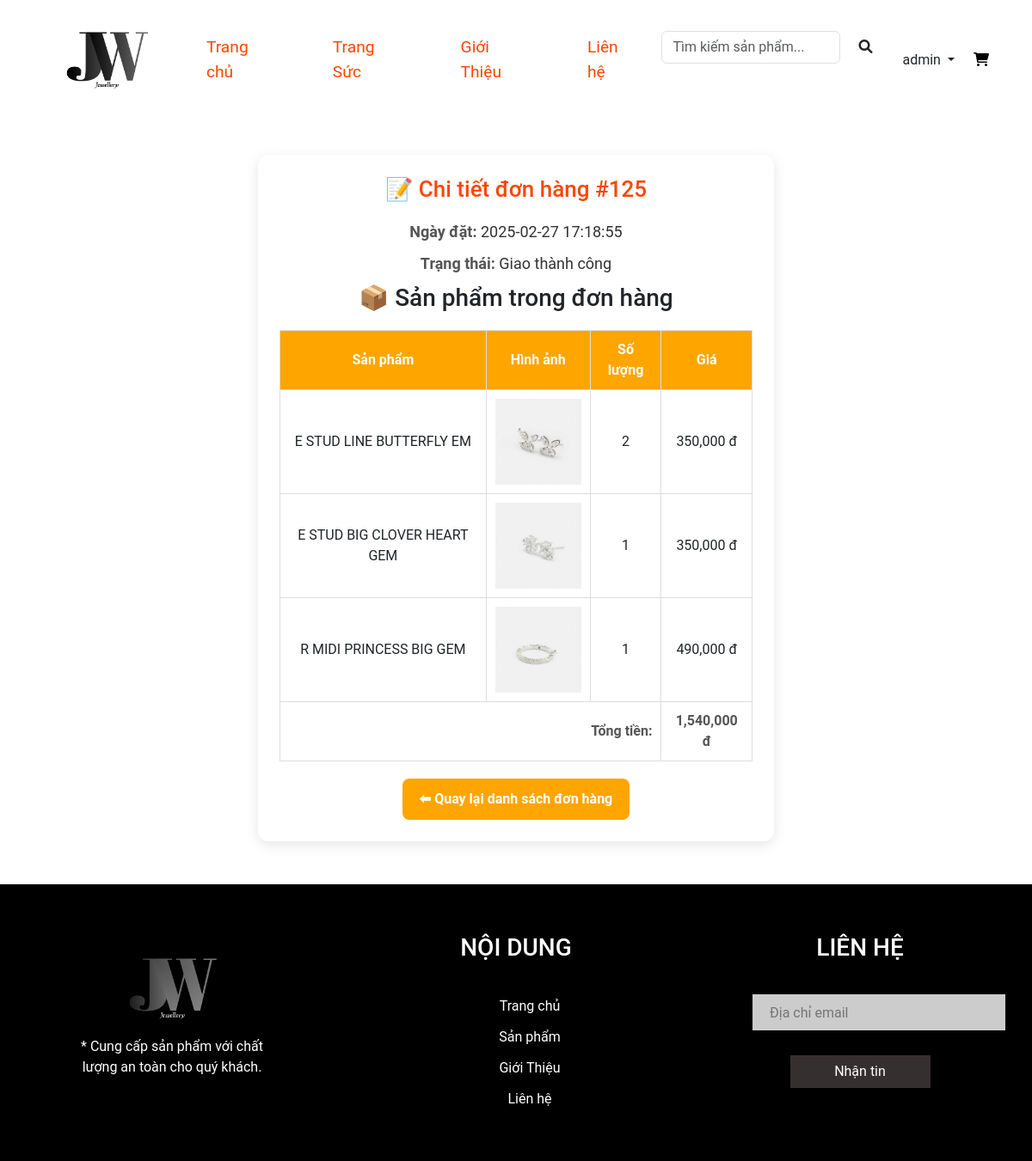
Screenshot of /don-hang/chi-tiet/125 (signed in) with the database file from the repository.
### tables this page shows
CREATE TABLE `donhang` (
  `id` int NOT NULL,
  `ngaydat` datetime NOT NULL DEFAULT CURRENT_TIMESTAMP,
  `soluongSP` int NOT NULL,
  `tongtien` int NOT NULL,
  `magg` varchar(50) DEFAULT NULL,
  `trangthai` set('Chờ xác nhận','Đang giao hàng','Giao thành công','Đơn bị hủy') NOT NULL DEFAULT 'Chờ xác nhận',
  `id_user` int NOT NULL
);

CREATE TABLE `chitietdonhang` (
  `id` int NOT NULL,
  `id_dh` int NOT NULL,
  `id_sp` int NOT NULL,
  `soluong` int NOT NULL,
  `giaban` decimal(10,0) NOT NULL
);

CREATE TABLE `sanpham` (
  `id` int NOT NULL,
  `ten` varchar(100) NOT NULL,
  `hinh` varchar(400) NOT NULL,
  `gia` varchar(50) NOT NULL,
  `sale` varchar(50) NOT NULL,
  `mota` varchar(1000) NOT NULL,
  `ngaydang` date NOT NULL,
  `id_dm` int NOT NULL
);

### src/Framework/Viewer.php (called while the page is built, shortened)
<?php
class Viewer
{
  public function render(string $template, array $data = []): string
  {
    extract($data, EXTR_SKIP);
    require "views/$template";
    return ob_get_clean();
  }
}

### index.php (called while the page is built, shortened)
<?php
include_once "./views/layout-header.php";
$router = new Router();
$router->add("/", ["controller" => "home", "action" => "index"]);
$router->add("/trang-suc", ["controller" => "products", "action" => "index"]);
$router->add("/trang-suc/tim-kiem", ["controller" => "products", "action" => "search"]);
$router->add("/trang-suc/danh-muc/{id:\d+}", ["controller" => "products", "action" => "index"]);
$router->add("/trang-suc/chi-tiet/{id:\d+}", ["controller" => "products", "action" => "detail"]);
$router->add("/gioi-thieu", ["controller" => "home", "action" => "about"]);
$router->add("/lien-he", ["controller" => "home", "action" => "contact"]);
$router->add("/gio-hang", ["controller" => "carts", "action" => "index"]);
$router->add("/gio-hang/check-out", ["controller" => "carts", "action" => "checkout"]);
$router->add("/gio-hang/add/{id:\d+}", ["controller" => "carts", "action" => "addToCart"]);
$router->add("/gio-hang/xoa/{id:\d+}", ["controller" => "carts", "action" => "removeFromCart"]);
$router->add("/don-hang", ["controller" => "orders", "action" => "index"]);
$router->add("/don-hang/chi-tiet/{id:\d+}", ["controller" => "orders", "action" => "detail"]);
$router->add("/don-hang/huy/{id:\d+}", ["controller" => "orders", "action" => "cancel"]);
$router->add("/dang-nhap", ["controller" => "users", "action" => "login"]);
$router->add("/dang-ky", ["controller" => "users", "action" => "register"]);
$router->add("/dang-xuat", ["controller" => "users", "action" => "logout"]);
$router->add("/admin", ["controller" => "admins", "action" => "index"]);
$router->add("/admin-pro", ["controller" => "products", "action" => "adminPro"]);
$router->add("/admin-add-pro", ["controller" => "products", "action" => "adminAddPro"]);
$router->add("/admin-edit-pro/{id:\d+}", ["controller" => "products", "action" => "adminEditPro"]);
$router->add("/admin-delete-pro/{id:\d+}", ["controller" => "products", "action" => "deleteP"]);
$router->add("/admin-cate", ["controller" => "categorys", "action" => "adminCate"]);
$router->add("/admin-add-cate", ["controller" => "categorys", "action" => "adminAddCate"]);
$router->add("/admin-edit-cate/{id:\d+}", ["controller" => "categorys", "action" => "adminEditCate"]);
$router->add("/admin-delete-cate/{id:\d+}", ["controller" => "categorys", "action" => "deleteC"]);
$router->add("/admin-user", ["controller" => "admins", "action" => "adminUser"]);
$router->add("/admin-add-user", ["controller" => "admins", "action" => "addUser"]);
$router->add("/admin-edit-user/{id:\d+}", ["controller" => "admins", "action" => "editAdminUser"]);
$router->add("/admin-delete-user/{id:\d+}", ["controller" => "admins", "action" => "deleteU"]);
$router->add("/admin-order", ["controller" => "admins", "action" => "adminOrders"]);
$router->add("/admin-order-update/{id:\d+}", ["controller" => "admins", "action" => "updateOrderStatus"]);
$router->add("/admin-order-detail/{id:\d+}", ["controller" => "admins", "action" => "adminOrderDetail"]);
$router->add("/admin-order-confirm/{id:\d+}", ["controller" => "admins", "action" => "confirmOrder"]);
$router->add("/admin-order-cancel/{id:\d+}", ["controller" => "admins", "action" => "cancelOrder"]);
$path = parse_url($_SERVER["REQUEST_URI"], PHP_URL_PATH);
$params = $router->match($path);
$action = $params["action"];
unset($params['controller'], $params["action"]);
$controller_object = new ("App\Controllers\\" . $controller)();
$controller_object->$action(...$params);
include_once "./views/layout-footer.php";

### src/Framework/Model.php (called while the page is built, shortened)
<?php
abstract class Model
{
  public function __construct()
  {
    $this->database = new Database("localhost", "wd19311-php2", "root", "");
  }
}

### src/App/Database.php (called while the page is built, shortened)
<?php
class Database
{
  public function getConnection(): PDO
  {
    $dsn = "mysql:host={$this->host};dbname={$this->name};charset=utf8;port=3306";
    return new PDO($dsn, $this->user, $this->password, [
      PDO::ATTR_ERRMODE => PDO::ERRMODE_EXCEPTION
    ]);
  }
  private function query($sql, $param = [])
  {
    $stmt = $this->getConnection()->prepare($sql);
    if ($param) {
      $stmt->execute($param);
    } else {
      $stmt->execute();
    }
    return $stmt;
  }
  public function getAll($sql)
  {
    $param = array_slice(func_get_args(), 1);
    $stmt = $this->query($sql, $param);
    return $stmt->fetchAll(PDO::FETCH_ASSOC);
  }
  public function getOne($sql,)
  {
    $param = array_slice(func_get_args(), 1);
    $stmt = $this->query($sql, $param);
    return $stmt->fetch(PDO::FETCH_ASSOC);
  }
}

### src/App/Models/Order.php (called while the page is built, shortened)
<?php
class Order extends Model
{
    public function getOrderDetail($id)
    {
        $sql = "SELECT * FROM donhang WHERE id = ?";
        $order = $this->database->getOne($sql, $id);
        if ($order) {
            $order['items'] = $this->getOrderItems($id);
        }
        return $order;
    }
    public function getOrderItems($id_order)
    {
        $sql = "SELECT chitietdonhang.*, sanpham.ten, sanpham.gia, sanpham.hinh
            FROM chitietdonhang
            JOIN sanpham ON chitietdonhang.id_sp = sanpham.id
            WHERE chitietdonhang.id_dh = ?";
        return $this->database->getAll($sql, $id_order);
    }
    public function getOrderOneDetail($id)
    {
        $sql = "
        SELECT chitietdonhang.*,
               sanpham.ten AS ten,
               sanpham.gia AS gia,
               sanpham.hinh AS hinh
        FROM chitietdonhang
        JOIN sanpham ON chitietdonhang.id_sp = sanpham.id
        WHERE chitietdonhang.id_dh = ?";
        return $this->database->getAll($sql, $id);
    }
}

### views/page-order-detail.php (the view, shortened to what this page needs)
<div class="order-detail-container">
    <h2>📝 Chi tiết đơn hàng #<?= $order['id'] ?></h2>
    <p><strong>Ngày đặt:</strong> <?= $order['ngaydat'] ?></p>
    <p><strong>Trạng thái:</strong> <?= ucfirst(str_replace('-', ' ', $order['trangthai'])) ?></p>
    <h3>📦 Sản phẩm trong đơn hàng</h3>
    <table class="order-items">
        <tr>
            <th>Sản phẩm</th>
            <th>Hình ảnh</th>
            <th>Số lượng</th>
            <th>Giá</th>
        </tr>
        <?php
        $tongTien = 0;
        ?>
        <?php if (!empty($orderDetail) && is_array($orderDetail)) : ?>
            <?php foreach ($orderDetail as $item) : ?>
                <?php
                $subtotal = $item['soluong'] * $item['gia'];
                $tongTien += $subtotal;
                ?>
                <tr>
                    <td><?= $item['ten'] ?></td>
                    <td>
                        <img src="/web2-php/public/image/<?= $item['hinh'] ?>" alt="" width="100" height="100">
                    </td>
                    <td><?= $item['soluong'] ?></td>
                    <td><?= number_format($item['gia']) ?> đ</td>
                </tr>
            <?php endforeach; ?>
            <tr>
                <td colspan="3" style="text-align: right;"><strong>Tổng tiền:</strong></td>
                <td><strong><?= number_format($tongTien) ?> đ</strong></td>
            </tr>
        <?php endif; ?>
    </table>
    <a href="/web2-php/don-hang">⬅ Quay lại danh sách đơn hàng</a>
</div>

### public/css/index.css (style rules this page uses)
:root { --main-color: #d3ad7f; --black: black; --bg: #fff; --border: .1rem solid rgba(255, 255, 255, .3); }
* { padding: 0; margin: 0; box-sizing: border-box; font-family: 'Roboto', sans-serif; outline: none; border: none; text-decoration: none; }
body { background: #fff; }

### views/page-order-detail.php (style rules this page uses)
.order-detail-container { width: 50%; margin: 50px auto; background: #fff; padding: 25px; border-radius: 12px; box-shadow: 0px 4px 15px rgba(0, 0, 0, 0.1); text-align: center; }
.order-detail-container h2 { color: orangered; margin-bottom: 20px; font-size: 26px; }
.order-detail-container p { font-size: 18px; margin: 10px 0; color: #333; }
.order-detail-container strong { color: #555; }
.order-items { width: 100%; margin-top: 20px; border-collapse: collapse; }
.order-items th, .order-items td { border: 1px solid #ddd; padding: 10px; text-align: center; }
.order-items th { background: orange; color: white; }
.order-detail-container a { display: inline-block; margin-top: 20px; padding: 12px 20px; background: orange; color: white; text-decoration: none; border-radius: 8px; font-weight: bold; transition: all 0.3s ease; }

### rows the page displays
donhang: id "125", ngaydat "2025-02-27 17:18:55", trangthai "Giao thành công"
chitietdonhang: id_sp.ten "E STUD LINE BUTTERFLY EM", shows a picture, soluong "2", id_sp.gia "350,000"
chitietdonhang: id_sp.ten "E STUD BIG CLOVER HEART GEM", id_sp.hinh (picture), soluong "1", id_sp.gia "350,000"
chitietdonhang: id_sp.ten "R MIDI PRINCESS BIG GEM", id_sp.hinh (picture), soluong "1", id_sp.gia "490,000"

### other values shown
$_SESSION['user']['username'] "admin"
$tongTien "1,540,000"
